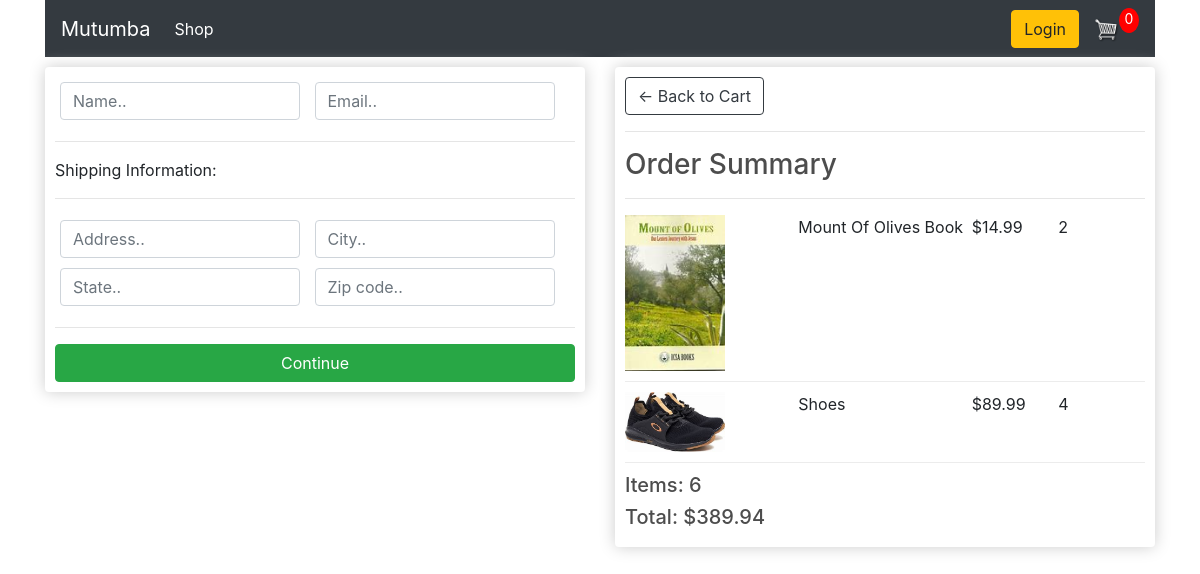
Screenshot of /checkout/ (signed in) with the database file from the repository.
### store/models.py (models this page shows, shortened)
class OrderItem(models.Model):
    product = models.ForeignKey(Product, on_delete=models.SET_NULL, blank=True, null=True)
    order = models.ForeignKey(Order, on_delete=models.SET_NULL, blank=True, null=True)
    quantity = models.IntegerField(default=0, null=True, blank=True)
    date_added = models.DateField(auto_now_add=True)
    @property
    def get_total(self):
        total = self.product.price * self.quantity
        return total

class Product(models.Model):
    name = models.CharField(max_length=200, null=True)
    price = models.FloatField()
    digital = models.BooleanField(default=False, null=True, blank=False)
    image = models.ImageField(null=True, blank=True)
    @property
    def imageURL(self):
        try:
            url = self.image.url
        except:
            url = ''
        return url

class Order(models.Model):
    customer = models.ForeignKey(Customer, on_delete=models.SET_NULL, blank=True, null=True)
    date_ordered = models.DateField(auto_now_add=True)
    complete = models.BooleanField(default=False, null=True, blank=False)
    transaction_id = models.CharField(max_length=200, null=True)
    @property
    def get_cart_total(self):
        orderItems = self.orderitem_set.all()
        total = sum([item.get_total for item in orderItems])
        return total
    @property
    def get_cart_items(self):
        orderItems = self.orderitem_set.all()
        total = sum([item.quantity for item in orderItems])
        return total

### store/views.py (the view)
# urls.py: path('checkout/', views.checkout, name='checkout'),
def checkout(request):
    if request.user.is_authenticated:
        customer = request.user.customer
        order, created = Order.objects.get_or_create(customer=customer, complete=False)
        items = order.orderitem_set.all()
    else:
        items = []
        order = {'get_cart_total': 0, 'get_cart_items': 0}
    context = {'order': order, 'items': items}
    return render(request, 'checkout.html', context)

### templates/checkout.html (shortened to what this page needs)
{% extends 'main.html' %}
{% load static %}
{% block content %}
    <div class="row">
        <div class="col-lg-6">
            <div class="box-element" id="form-wrapper">
<form id="form">
	<div id="user-info">
		<div class="form-field">
			<input required class="form-control" type="text" name="name" placeholder="Name..">
		</div>
		<div class="form-field">
			<input required class="form-control" type="email" name="email" placeholder="Email..">
		</div>
	</div>
	<div id="shipping-info">
		<hr>
		<p>Shipping Information:</p>
		<hr>
		<div class="form-field">
			<input class="form-control" type="text" name="address" placeholder="Address..">
		</div>
		<div class="form-field">
			<input class="form-control" type="text" name="city" placeholder="City..">
		</div>
		<div class="form-field">
			<input class="form-control" type="text" name="state" placeholder="State..">
		</div>
		<div class="form-field">
			<input class="form-control" type="text" name="zipcode" placeholder="Zip code..">
		</div>
	</div>
	<hr>
	<input id="form-button" class="btn btn-success btn-block" type="submit" value="Continue">
</form>
        </div>
            <br>
        </div>
        <div class="col-lg-6">
            <div class="box-element">
                <a  class="btn btn-outline-dark" href="{% url 'cart' %}">&#x2190; Back to Cart</a>
                <hr>
                <h3>Order Summary</h3>
                <hr>
				{% for item in items %}
   <div class="cart-row">
		<div style="flex:2"><img class="row-image" src="{{item.product.imageURL}}"></div>
		<div style="flex:2"><p>{{item.product.name}}</p></div>
		<div style="flex:1"><p>${{item.product.price}}</p></div>
		<div style="flex:1"><p>{{item.quantity}}</p></div>
	</div>
				{% endfor %}
	<h5>Items: {{order.get_cart_items}}</h5>
	<h5>Total:   ${{order.get_cart_total}}</h5>
</div>
        </div>
        </div>
    </div>
{% endblock content %}

### static/images/main.css (style rules this page uses)
body { background-color: hsl(0, 0%, 98%); }
h1,h2,h3,h4,h5,h6 { color:hsl(0, 0%, 30%); }
.box-element { box-shadow:hsl(0, 0%, 80%) 0 0 16px; background-color: #fff; border-radius: 4px; padding: 10px; }
.col-lg-4, .col-lg-6, .col-lg-8, .col-lg-12 { margin-top: 10px; }
.btn { border-radius: 0; }
.row-image { width: 100px; }
.form-field { width:250px; display: inline-block; padding: 5px; }
.cart-row { display: flex; align-items: flex-stretch; padding-bottom: 10px; margin-bottom: 10px; border-bottom: 1px solid #ececec; }

### rows the page displays
OrderItem: product.imageURL (picture), product.name "Mount Of Olives Book", product.price "14.99", quantity "2"
OrderItem: product.imageURL (picture), product.name "Shoes", product.price "89.99", quantity "4"
Order: get_cart_items "6", get_cart_total "389.94"
